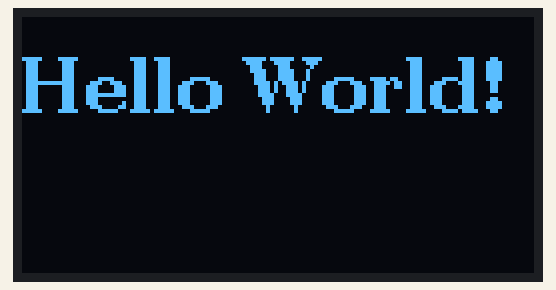
Simulated run of this sketch. Board: Arduino Uno, built with avr-gcc and run on an emulated ATmega328P. On the bench: 128×64 one-colour display.

Above: at 0.4 s.

The sketch:

OLED.ino
```cpp
#include <Arduino.h>
#include <U8g2lib.h>
#include <SPI.h>
#include <Wire.h>

U8G2_SSD1306_128X64_NONAME_1_HW_I2C u8g2(U8G2_R0, /* reset=*/ U8X8_PIN_NONE);

void setup(void) {
  u8g2.begin();
}

void loop(void) {
  u8g2.firstPage();
  do {
    u8g2.setFont(u8g2_font_ncenB14_tr);
    u8g2.drawStr(0,24,"Hello World!");
  } while ( u8g2.nextPage() );
}
```
